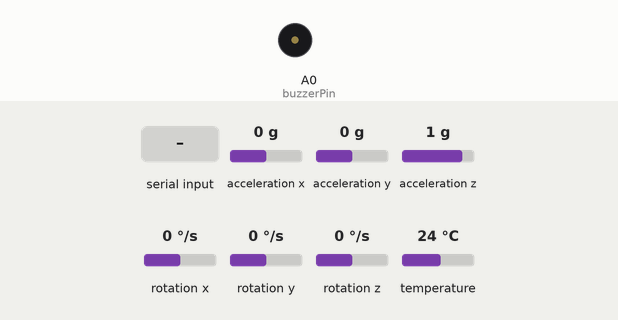
Simulated run of this sketch. Board: Arduino Uno, built with avr-gcc and run on an emulated ATmega328P. On the bench: buzzer (waves = sounding). Inputs (shaded band) come from the test bench; at power-on: acceleration x 0 g, acceleration y 0 g, acceleration z 1 g, rotation x 0 °/s, rotation y 0 °/s, rotation z 0 °/s, temperature 24 °C. What the sketch prints to the serial monitor is not drawn.

Above: at 12.2 s.
12.3 s: byte 72 (HELLO_PACKET) received over Serial
13.8 s: "A" received over Serial
At 14.2 s:
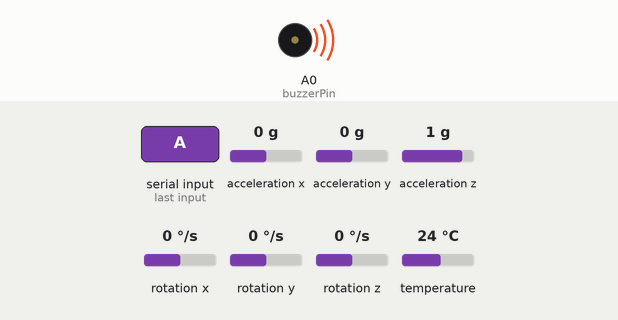
Timing chart, 0 to 16.8 s (numbered marks = the images above; inputs shaded):
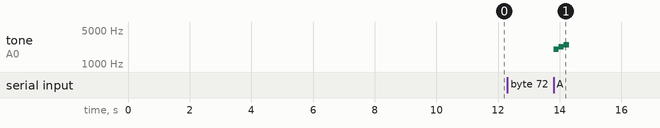

The sketch:

glove.ino
```cpp
#include <Adafruit_MPU6050.h>
#include <Adafruit_Sensor.h>
#include <Wire.h>
#include "CRC.h"
#include "CRC8.h"
#include <NewTone.h>


#define HELLO_PACKET 'H'
#define ACK_PACKET 'A'
#define DATA_PACKET 'D'
#define SIZE_OF_PACKET 20

// Define note frequencies (in Hz)
#define NOTE_LOW  2000
#define NOTE_MID  2250
#define NOTE_HIGH 2500

// Declare float variables to store the sensor readings
float accX = 0, accY = 0, accZ = 0;  // For accelerometer values
float grav_accX = 0, grav_accY = 0, grav_accZ = 0, grav_ema_acc = 0;// With gravity
float gyroX = 0, gyroY = 0, gyroZ = 0;  // For gyroscope values
sensors_event_t a, g, temp;
int16_t dataArray[80];
int arrayIndex = 0;
const int buzzerPin = A0; // Change to any available digital pin


template <int order> // order is 1 or 2
class HighPass
{
  private:
    float a[order];
    float b[order+1];
    float omega0;
    float dt;
    bool adapt;
    float tn1 = 0;
    float x[order+1]; // Raw values
    float y[order+1]; // Filtered values

  public:
    HighPass(float f0, float fs, bool adaptive){
      // f0: cutoff frequency (Hz)
      // fs: sample frequency (Hz)
      // adaptive: boolean flag, if set to 1, the code will automatically set
      // the sample frequency based on the time history.

      omega0 = 6.28318530718*f0;
      dt = 1.0/fs;
      adapt = adaptive;
      tn1 = -dt;
      for(int k = 0; k < order+1; k++){
        x[k] = 0;
        y[k] = 0;
      }
      setCoef();
    }

    void setCoef(){
      if(adapt){
        float t = micros()/1.0e6;
        dt = t - tn1;
        tn1 = t;
      }

      float alpha = omega0*dt;
      if(order==1){
        float alphaFactor = 1/(1 + alpha/2.0);
        a[0] = -(alpha/2.0 - 1)*alphaFactor;
        b[0] = alphaFactor;
        b[1] = -alphaFactor;
      }
      if(order==2){
        float alpha = omega0*dt;
        float dtSq = dt*dt;
        float c[] = {omega0*omega0, sqrt(2)*omega0, 1};
        float D = c[0]*dtSq + 2*c[1]*dt + 4*c[2];
        b[0] = 4.0/D;
        b[1] = -8.0/D;
        b[2] = 4.0/D;
        a[0] = -(2*c[0]*dtSq - 8*c[2])/D;
        a[1] = -(c[0]*dtSq - 2*c[1]*dt + 4*c[2])/D;
      }
    }

    float filt(float xn){
      // Provide me with the current raw value: x
      // I will give you the current filtered value: y
      if(adapt){
        setCoef(); // Update coefficients if necessary
      }
      y[0] = 0;
      x[0] = xn;
      // Compute the filtered values
      for(int k = 0; k < order; k++){
        y[0] += a[k]*y[k+1] + b[k]*x[k];
      }
      y[0] += b[order]*x[order];

      // Save the historical values
      for(int k = order; k > 0; k--){
        y[k] = y[k-1];
        x[k] = x[k-1];
      }

      // Return the filtered value
      return y[0];
    }
};

// Filter instance
HighPass<2> lpX(1,1e3,true);
HighPass<2> lpY(1,1e3,true);
HighPass<2> lpZ(1,1e3,true);

Adafruit_MPU6050 mpu;
bool handshakeDone;
CRC8 crc;
byte sendBuffer[20];
unsigned long startTime = 0;
byte count = 0;

struct AckPacket {
    byte typeOfPacket = ACK_PACKET;
    byte seqNum = 0;
    byte padding[17] = {0};
    byte checkSum;
};

struct DataPacket {
  byte packetType;
  byte count;
  int16_t accX;
  int16_t accY;
  int16_t accZ;
  int16_t gyrX;
  int16_t gyrY;
  int16_t gyrZ;
  int16_t ema_acc;
  int16_t ema_gyr;
  byte padding = {0};
  byte checkSum;
};

void sendAckPkt() {
  AckPacket ackPkt;
  crc.reset();
  crc.add((byte*)&ackPkt, SIZE_OF_PACKET - sizeof(ackPkt.checkSum));
  ackPkt.checkSum = crc.getCRC();
  memcpy(sendBuffer, &ackPkt, sizeof(ackPkt));
  Serial.write(sendBuffer, SIZE_OF_PACKET);
  memset(sendBuffer, 0, sizeof(sendBuffer));  // Set all elements in sendBuffer to 0
}

void getIMUData(int16_t accX, int16_t accY, int16_t accZ, int16_t gyrX, int16_t gryY, int16_t gryZ, int16_t ema_acc, int16_t ema_gyr) {
  DataPacket dataPkt;
  dataPkt.packetType = DATA_PACKET;
  dataPkt.count = count;
  dataPkt.accX = accX;
  dataPkt.accY = accY;
  dataPkt.accZ = accZ;
  dataPkt.gyrX = gyrX;
  dataPkt.gyrY = gryY;
  dataPkt.gyrZ = gryZ;
  dataPkt.ema_acc = ema_acc;
  dataPkt.ema_gyr = ema_gyr;
  crc.reset();
  crc.add((byte*)&dataPkt, SIZE_OF_PACKET - sizeof(dataPkt.checkSum));
  dataPkt.checkSum = crc.getCRC();
  // int randomFailChance = random(0, 10);
  //   if (randomFailChance == 9) {
  //     dataPkt.checkSum ^= 0xFF;
  //   }
  memcpy(sendBuffer, &dataPkt, sizeof(dataPkt));
  Serial.write(sendBuffer, SIZE_OF_PACKET);
  memset(sendBuffer, 0, sizeof(sendBuffer));
  //Serial.println("sending dummy data");
}

void playConnectionMelody() {
  NewTone(buzzerPin, NOTE_LOW, 200); // Play 1500 Hz for 200ms
  delay(170);
  NewTone(buzzerPin, NOTE_MID, 200); // Play 2000 Hz for 200ms
  delay(170);
  NewTone(buzzerPin, NOTE_HIGH, 200); // Play 2500 Hz for 200ms
  delay(170);
  noNewTone(buzzerPin);          // Stop the tone
}

void playDisconnectionMelody() {
  NewTone(buzzerPin, NOTE_HIGH, 200); // Play 1500 Hz for 200ms
  delay(170);
  NewTone(buzzerPin, NOTE_MID, 200); // Play 2000 Hz for 200ms
  delay(170);
  NewTone(buzzerPin, NOTE_LOW, 200); // Play 2500 Hz for 200ms
  delay(170);
  noNewTone(buzzerPin);          // Stop the tone
}

void startOfAction() {
  NewTone(buzzerPin, 2100, 150); // Play 2000 Hz for 200ms
  delay(150);
  NewTone(buzzerPin, 2500, 150); // Play 2500 Hz for 200ms
  delay(150);
  noNewTone(buzzerPin);          // Stop the tone
}

void endOfAction() {
  NewTone(buzzerPin, 2500, 150); // Play 2000 Hz for 200ms
  delay(150);
  NewTone(buzzerPin, 2100, 150); // Play 2500 Hz for 200ms
  delay(150);
  noNewTone(buzzerPin);          // Stop the tone
}

void setup(void) {
  Serial.begin(115200);
  handshakeDone = false;
  // Initialize I2C communication with the MPU6050 sensor
  if (!mpu.begin()) {
    Serial.println("Failed to find MPU6050 chip");
    while (1) {
      delay(10);
    }
  }
  // Maximum measurable acceleration
  // Lowest setting (2G) = least sensitive, highest resolution
  mpu.setAccelerometerRange(MPU6050_RANGE_4_G);

  // Maximum measurable rotation rate
  // lowest maximum rotation rate (250) -> highest sensitivity
  mpu.setGyroRange(MPU6050_RANGE_1000_DEG);

  // Set filter bandwidth to 21 Hz for both accelerometer and gyroscope
  // Noise reduction: higher bandwidth (260) = less filtering, faster response
  mpu.setFilterBandwidth(MPU6050_BAND_44_HZ);

  // Give the sensor some time to stabilize
  for (int i = 0; i < 250; i++) {
    mpu.getEvent(&a, &g, &temp);

    // Store accelerometer values in float variables
    grav_accX = a.acceleration.x * 100;
    grav_accY = a.acceleration.y * 100;
    grav_accZ = a.acceleration.z * 100;

    // Store gyroscope values in float variables
    gyroX = g.gyro.x * 100;
    gyroY = g.gyro.y * 100;
    gyroZ = g.gyro.z * 100;


    // Compute the filtered signal
    accX = lpX.filt(grav_accX);
    accY = lpY.filt(grav_accY);
    accZ = lpZ.filt(grav_accZ);
    delay(40);
  }
  delay(200);
}


bool isAction = false;
float ema_acc = 0;
float ema_gyr = 0;
float smoothing = 0.9;


void loop() {
  // Send the accelerometer and gyroscope data to the Serial Plotter
    // Serial.print("accX:"); Serial.print(accX); Serial.print(",");
    // Serial.print("accY:"); Serial.print(accY); Serial.print(",");
    // Serial.print("accZ:"); Serial.print(accZ); Serial.print(",");

    // Serial.print("gyroX:"); Serial.print(gyroX); Serial.print(",");
    // Serial.print("gyroY:"); Serial.print(gyroY); Serial.print(",");
    // Serial.print("gyroZ:"); Serial.println(gyroZ);


  if (Serial.available()) {
    char incomingResponse = Serial.read();
    if (incomingResponse == HELLO_PACKET) {
      handshakeDone = false;
      sendAckPkt();
    } else if (incomingResponse == ACK_PACKET) {
      handshakeDone = true;
      playConnectionMelody();
      //startTime = millis();
      //Serial.println("handshake done");
    }
  }
  while (handshakeDone) {
    // Get new sensor events for accelerometer and gyroscope
    mpu.getEvent(&a, &g, &temp);

    // Store accelerometer values in float variables
    grav_accX = a.acceleration.x * 100;
    grav_accY = a.acceleration.y * 100;
    grav_accZ = a.acceleration.z * 100;
    float grav_mag_acc = abs(sqrt(pow(grav_accX, 2) + pow(grav_accY, 2) + pow(grav_accZ, 2)) - 1000);
    grav_ema_acc = smoothing * grav_ema_acc + (1 - smoothing) * grav_mag_acc;
    // Store gyroscope values in float variables
    gyroX = g.gyro.x * 100;
    gyroY = g.gyro.y * 100;
    gyroZ = g.gyro.z * 100;


    // Compute the filtered signal
    accX = lpX.filt(grav_accX);
    accY = lpY.filt(grav_accY);
    accZ = lpZ.filt(grav_accZ);


    //unsigned long elapsedTime = millis() - startTime;11111111111
    char incomingResponse = Serial.read();
    if (incomingResponse == HELLO_PACKET) {
      handshakeDone = false;
      sendAckPkt();
      playDisconnectionMelody();
      break;
    }

    float mag_acc = sqrt(pow(accX, 2) + pow(accY, 2) + pow(accZ, 2));
    float mag_gyr = abs(sqrt(pow(gyroX, 2) + pow(gyroY, 2) + pow(gyroZ, 2)));
    ema_acc = smoothing * ema_acc + (1 - smoothing) * mag_acc;
    ema_gyr = smoothing * ema_gyr + (1 - smoothing) * mag_gyr;
    // reload + shield + bowling
    if ((ema_acc > 850 && (abs(accY) + abs(accX)) > 1700)) {
      isAction = true;
    }
    if (isAction) {
      count += 1;
      if (count == 1) {
        startOfAction();
      }
      if (count == 65) {
        getIMUData(int16_t(dataArray[arrayIndex]), int16_t(dataArray[arrayIndex + 1]), int16_t(dataArray[arrayIndex + 2]), int16_t(dataArray[arrayIndex + 3]), int16_t(dataArray[arrayIndex+ 4]), int16_t(dataArray[arrayIndex + 5]), int16_t(dataArray[arrayIndex + 6]), int16_t(dataArray[arrayIndex + 7]));

      } else if (count < 65) {
        getIMUData(int16_t(dataArray[arrayIndex]), int16_t(dataArray[arrayIndex + 1]), int16_t(dataArray[arrayIndex + 2]), int16_t(dataArray[arrayIndex + 3]), int16_t(dataArray[arrayIndex + 4]), int16_t(dataArray[arrayIndex + 5]),  int16_t(dataArray[arrayIndex + 6]), int16_t(dataArray[arrayIndex + 7]));
      } else if (count == 100) {
        isAction = false;
        count = 0;
        endOfAction();
      }
    }
  dataArray[arrayIndex] = grav_accX;
  dataArray[arrayIndex + 1] = grav_accY;
  dataArray[arrayIndex + 2] = grav_accZ;
  dataArray[arrayIndex + 3] = gyroX;
  dataArray[arrayIndex + 4] = gyroY;
  dataArray[arrayIndex + 5] = gyroZ;
  dataArray[arrayIndex + 6] = grav_ema_acc;
  dataArray[arrayIndex + 7] = ema_gyr;

  arrayIndex += 8;
  arrayIndex = (arrayIndex >= 80) ? 0 : arrayIndex;
  delay(25);
  }
}
```

Measured:
- after the input at 12.3 s, every drawn part: stays the same
- after the input at 13.8 s, tone on A0 (buzzerPin): silent → 2000 Hz at once, → 2250 Hz 0.17 s later, → 2500 Hz 0.17 s later, → silent 0.17 s later
